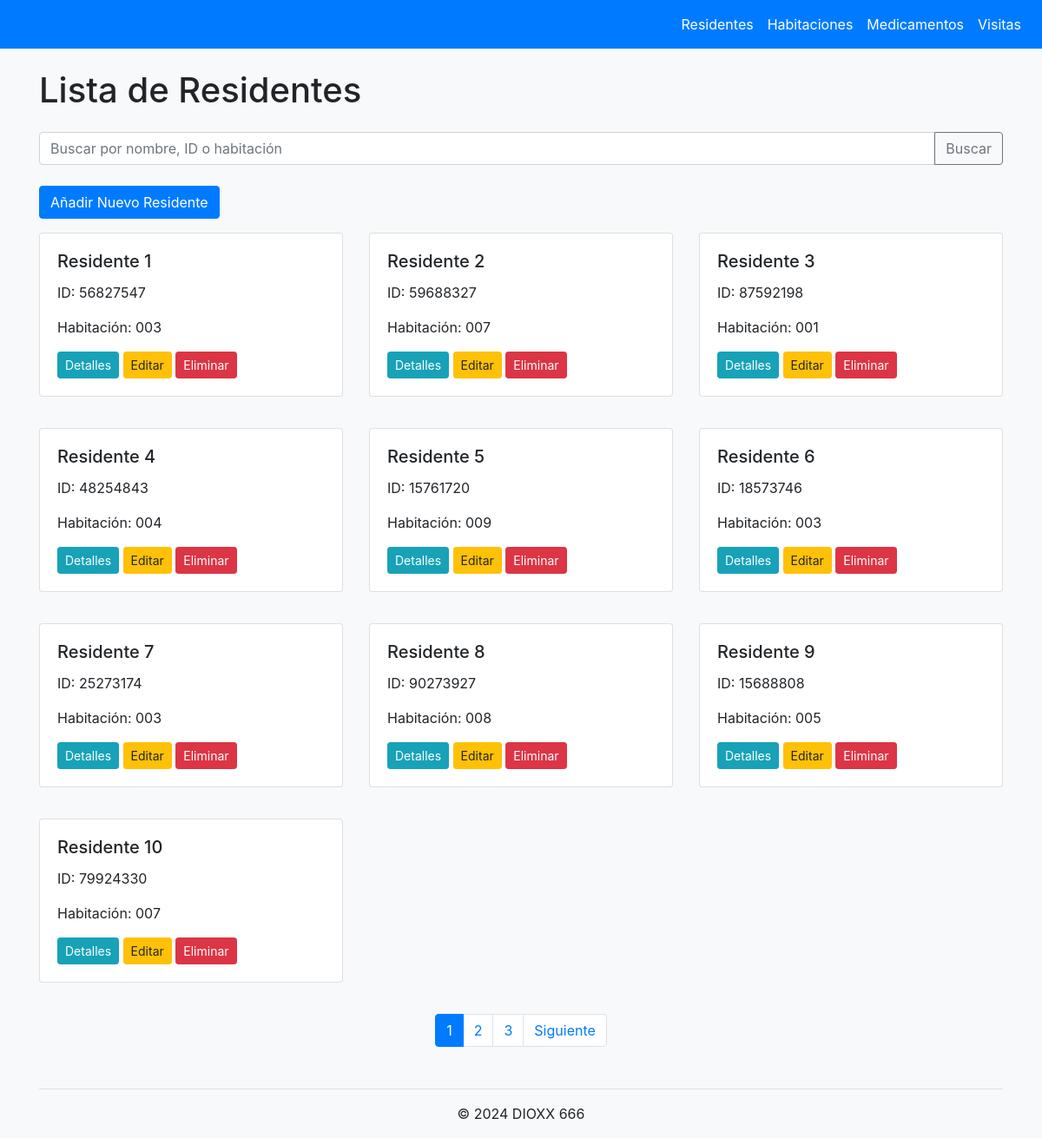
The page / on the database its author committed.
### core/models.py (models this page shows, shortened)
class Residente(models.Model):
    nombre = models.CharField(max_length=100)
    fecha_nacimiento = models.DateField()
    numero_identificacion = models.CharField(max_length=20, unique=True)
    contacto_emergencia = models.CharField(max_length=100)
    telefono_emergencia = models.CharField(max_length=20)
    habitacion = models.ForeignKey(Habitacion, on_delete=models.SET_NULL, null=True, blank=True)
    medicamentos = models.ManyToManyField(Medicamento, through='MedicamentoResidente')

class Habitacion(models.Model):
    numero = models.CharField(max_length=10, unique=True)
    tipo = models.CharField(max_length=20, choices=[('individual', 'Individual'), ('doble', 'Doble')])

### core/views.py (the view)
# urls.py: path('', views.ResidenteListView.as_view(), name='residente_list'),
class ResidenteListView(ListView):
    model = Residente
    template_name = 'core/residente_list.html'
    context_object_name = 'residentes'
    paginate_by = 10  # Añadimos paginación para manejar grandes cantidades de residentes
    def get_queryset(self):
        queryset = super().get_queryset()
        query = self.request.GET.get('q')
        if query:
            queryset = queryset.filter(
                Q(nombre__icontains=query) |
                Q(numero_identificacion__icontains=query) |
                Q(habitacion__numero__icontains=query)
            )
        return queryset
    def get_context_data(self, **kwargs):
        context = super().get_context_data(**kwargs)
        context['query'] = self.request.GET.get('q', '')
        return context

### core/templates/core/residente_list.html (shortened to what this page needs)
{% extends 'base.html' %}
{% load bootstrap4 %}
{% block content %}
  <h1 class="mb-4">Lista de Residentes</h1>
  <form method="get" class="mb-4">
    <div class="input-group">
      <input type="text" name="q" class="form-control" placeholder="Buscar por nombre, ID o habitación" value="{{ query }}">
      <div class="input-group-append">
        <button class="btn btn-outline-secondary" type="submit">Buscar</button>
      </div>
    </div>
  </form>
  <a href="{% url 'residente_new' %}" class="btn btn-primary mb-3">Añadir Nuevo Residente</a>
  {% if residentes %}
    <div class="row">
      {% for residente in residentes %}
        <div class="col-md-4 mb-3">
          <div class="card">
            <div class="card-body">
              <h5 class="card-title">{{ residente.nombre }}</h5>
              <p class="card-text">ID: {{ residente.numero_identificacion }}</p>
              <p class="card-text">Habitación: {{ residente.habitacion.numero|default:"No asignada" }}</p>
              <a href="{% url 'residente_detail' residente.pk %}" class="btn btn-info btn-sm">Detalles</a>
              <a href="{% url 'residente_edit' residente.pk %}" class="btn btn-warning btn-sm">Editar</a>
              <a href="{% url 'residente_delete' residente.pk %}" class="btn btn-danger btn-sm">Eliminar</a>
            </div>
          </div>
        </div>
      {% endfor %}
    </div>
    {% if is_paginated %}
      <nav aria-label="Paginación de residentes">
        <ul class="pagination justify-content-center">
          {% for num in page_obj.paginator.page_range %}
            {% if page_obj.number == num %}
              <li class="page-item active">
                <span class="page-link">{{ num }} <span class="sr-only">(actual)</span></span>
              </li>
            {% elif num > page_obj.number|add:'-3' and num < page_obj.number|add:'3' %}
              <li class="page-item">
                <a class="page-link" href="?page={{ num }}{% if query %}&q={{ query }}{% endif %}">{{ num }}</a>
              </li>
            {% endif %}
          {% endfor %}
          {% if page_obj.has_next %}
            <li class="page-item">
              <a class="page-link" href="?page={{ page_obj.next_page_number }}{% if query %}&q={{ query }}{% endif %}">Siguiente</a>
            </li>
          {% endif %}
        </ul>
      </nav>
    {% endif %}
  {% else %}
    <p class="alert alert-info">No se encontraron residentes{% if query %} para la búsqueda "{{ query }}"{% endif %}.</p>
  {% endif %}
{% endblock %}

### core/templates/base.html (shortened to what this page needs)
{% load bootstrap4 %}
<!DOCTYPE html>
<html lang="es">
<head>
    {% bootstrap_css %}
</head>
<body>
    <nav class="navbar navbar-expand-md navbar-dark fixed-top">
        <div class="collapse navbar-collapse" id="navbarNav">
            <ul class="navbar-nav ml-auto">
              <li class="nav-item">
                <a class="nav-link" href="{% url 'residente_list' %}">Residentes</a>
              </li>
              <li class="nav-item">
                <a class="nav-link" href="{% url 'habitacion_list' %}">Habitaciones</a>
              </li>
              <li class="nav-item">
                <a class="nav-link" href="{% url 'medicamento_list' %}">Medicamentos</a>
              </li>
              <li class="nav-item">
                <a class="nav-link" href="{% url 'visita_list' %}">Visitas</a>
              </li>
            </ul>
          </div>
    </nav>
    <main class="container">
        {% block content %}
        {% endblock %}
    </main>
    <footer class="container mt-5">
        <hr>
        <p class="text-center">&copy; 2024 DIOXX 666</p>
    </footer>
</body>
</html>

### core/templates/base.html (style rules this page uses)
body { padding-top: 5rem; background-color: #f8f9fa; }
.navbar { background-color: #007bff; }
.navbar-brand, .nav-link { color: white !important; }
.card { margin-bottom: 20px; }

### rows shown on the page
Residente: nombre "Residente 1", numero_identificacion "56827547", habitacion.numero "003"
Residente: nombre "Residente 2", numero_identificacion "59688327", habitacion.numero "007"
Residente: nombre "Residente 3", numero_identificacion "87592198", habitacion.numero "001"
Residente: nombre "Residente 4", numero_identificacion "48254843", habitacion.numero "004"
Residente: nombre "Residente 5", numero_identificacion "15761720", habitacion.numero "009"
Residente: nombre "Residente 6", numero_identificacion "18573746", habitacion.numero "003"
Residente: nombre "Residente 7", numero_identificacion "25273174", habitacion.numero "003"
Residente: nombre "Residente 8", numero_identificacion "90273927", habitacion.numero "008"
Residente: nombre "Residente 9", numero_identificacion "15688808", habitacion.numero "005"
Residente: nombre "Residente 10", numero_identificacion "79924330", habitacion.numero "007"

### other values the page prints
{{ num }} "1"
{{ num }} "2" "3"
